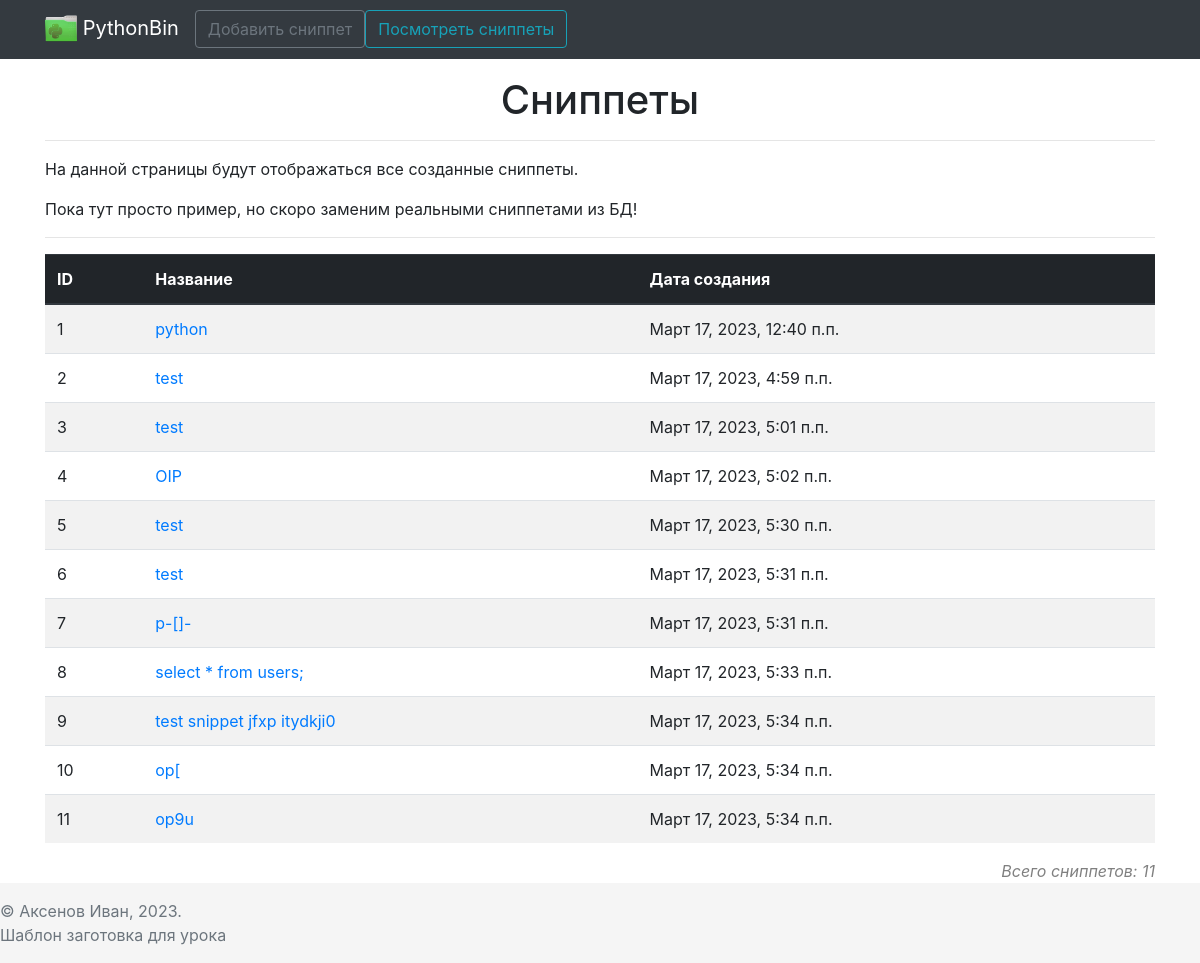
Before: /profile/1/snippets with the older database file.
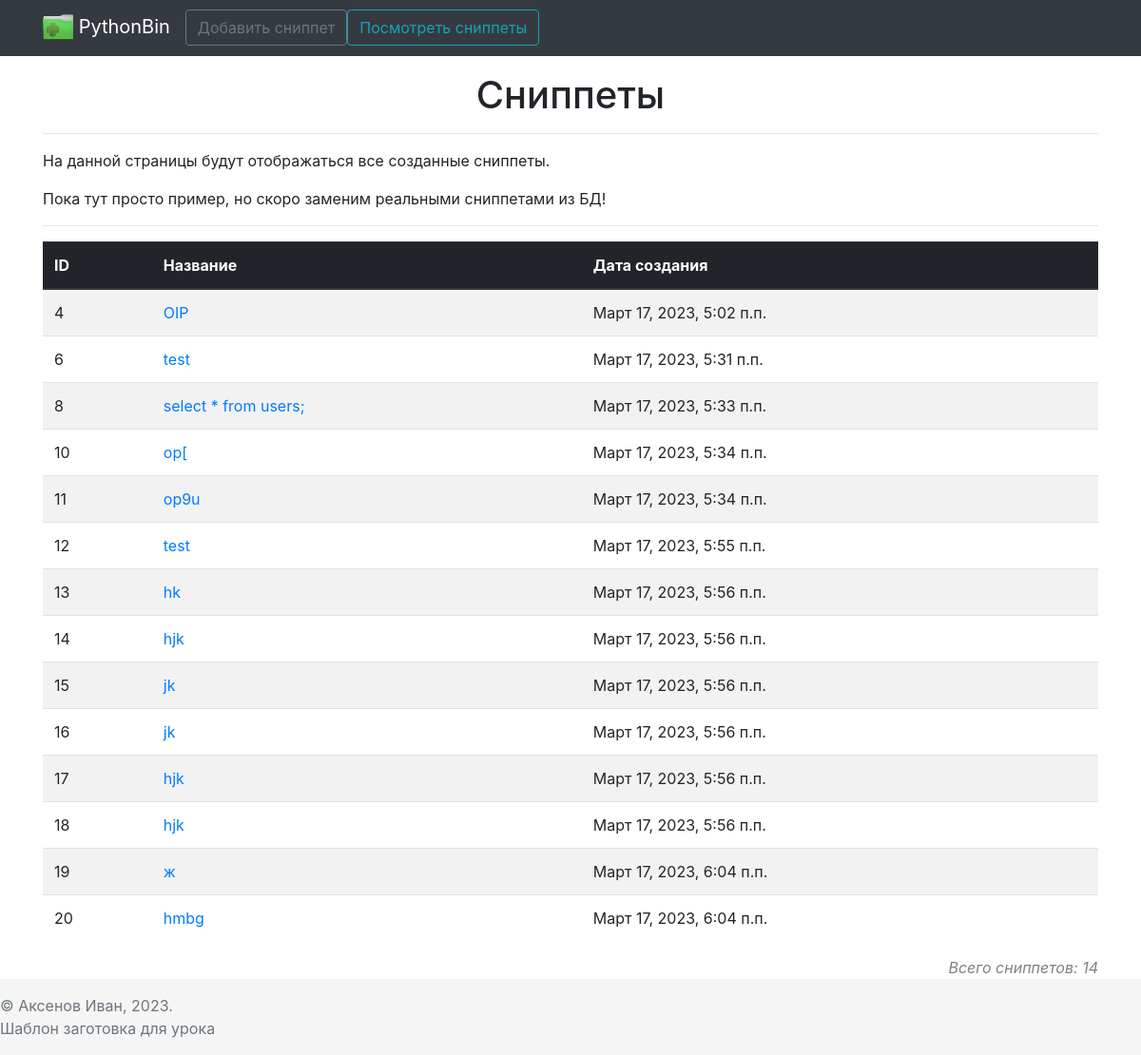
After: the same page with the newer database file.
### MainApp/models.py (models this page shows)
class Snippet(models.Model):
    name = models.CharField(max_length=100)
    language = models.CharField(max_length=30,choices=choices)
    code = models.TextField(max_length=500000)
    creation_date = models.DateTimeField(auto_now=True)
    public = models.BooleanField(default=True)
    author = models.IntegerField()

### MainApp/views.py (the view)
# urls.py: path("profile/<int:id>/snippets", views.profile_snippets_page, name="profile_snippets"),
def profile_snippets_page(request,id):
        snips = Snippet.objects.filter(author=id)
        context = {'pagename': 'Cниппеты', 'snips': snips, 'count': len(snips)}
        return render(request, 'profile_snippets.html', context)

### templates/profile_snippets.html
{% extends 'base.html' %}
{% block content %}
<div class="container">
        <div class="row">
            <div class="col text-center">
                <h1>{{ pagename }}</h1>
                <hr>
            </div>
        </div>
        <div class="row">
            <div class="col">
                <p>На данной страницы будут отображаться все созданные сниппеты.</p>
                <p>Пока тут просто пример, но скоро заменим реальными сниппетами из БД!</p>
                <hr>
            </div>
        </div>
        <div class="row">
            <div class="col">
                <table class="table table-striped">
                    <thead class="thead-dark">
                    <tr>
                        <th scope="col">ID</th>
                        <th scope="col">Название</th>
                        <th scope="col">Дата создания</th>
                    </tr>
                    </thead>
                    <tbody>
                    {% for snip in snips %}
                        <tr>
                            <td scope="row">{{ snip.pk }}</td>
                            <td><a href="/snippets/{{snip.pk}}">{{ snip.name }}</a></td>
                            <td>{{ snip.creation_date }}</td>
                        </tr>
                    {% endfor %}
                    </tbody>
                </table>
                <div align="right">
                    <i style="color: gray;">Всего сниппетов: {{ count }}</i>
                </div>
            </div>
        </div>
    </div>
{% endblock %}

Changed rows visible on the page:
removed Snippet: pk "1", name "python", creation_date "Март 17, 2023, 12:40 п.п."
removed Snippet: pk "2", name "test", creation_date "Март 17, 2023, 4:59 п.п."
removed Snippet: pk "3", name "test", creation_date "Март 17, 2023, 5:01 п.п."
removed Snippet: pk "5", name "test", creation_date "Март 17, 2023, 5:30 п.п."
removed Snippet: pk "7", name "p-[]-", creation_date "Март 17, 2023, 5:31 п.п."
removed Snippet: pk "9", name "test snippet jfxp itydkji0", creation_date "Март 17, 2023, 5:34 п.п."
added Snippet: pk "12", name "test", creation_date "Март 17, 2023, 5:55 п.п."
added Snippet: pk "13", name "hk", creation_date "Март 17, 2023, 5:56 п.п."
added Snippet: pk "14", name "hjk", creation_date "Март 17, 2023, 5:56 п.п."
added Snippet: pk "15", name "jk", creation_date "Март 17, 2023, 5:56 п.п."
added Snippet: pk "16", name "jk", creation_date "Март 17, 2023, 5:56 п.п."
added Snippet: pk "17", name "hjk", creation_date "Март 17, 2023, 5:56 п.п."
added Snippet: pk "18", name "hjk", creation_date "Март 17, 2023, 5:56 п.п."
added Snippet: pk "19", name "ж", creation_date "Март 17, 2023, 6:04 п.п."
added Snippet: pk "20", name "hmbg", creation_date "Март 17, 2023, 6:04 п.п."
Other visible differences:
{{ count }}: "11" → "14"
